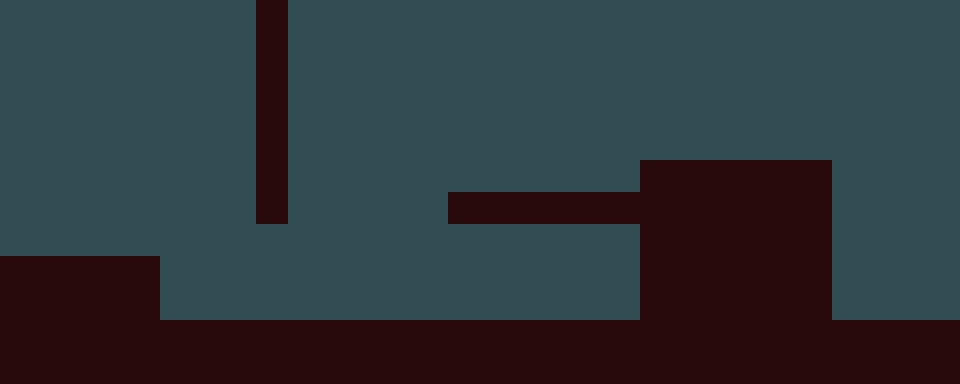

This game map was drawn from its Tiled (.tmx) file and the tilesets committed beside it. A one-line description and the trimmed map source follow:
An orthogonal 30x12 tile map with 32x32 px tiles, 1 tile layer (타일 레이어 1).

<map version="1.8" tiledversion="1.8.4" orientation="orthogonal" renderorder="right-down" width="30" height="12" tilewidth="32" tileheight="32" infinite="0" nextlayerid="2" nextobjectid="1">
 <tileset firstgid="1" name="spritesheet" tilewidth="32" tileheight="32" tilecount="7" columns="7">
  <image source="../images/spritesheet.png" width="224" height="32" />
 </tileset>
 <layer id="1" name="타일 레이어 1" width="30" height="12">
  <data>[360 cells, 360 non-empty, 2 distinct tile ids]</data>
 </layer>
</map>
